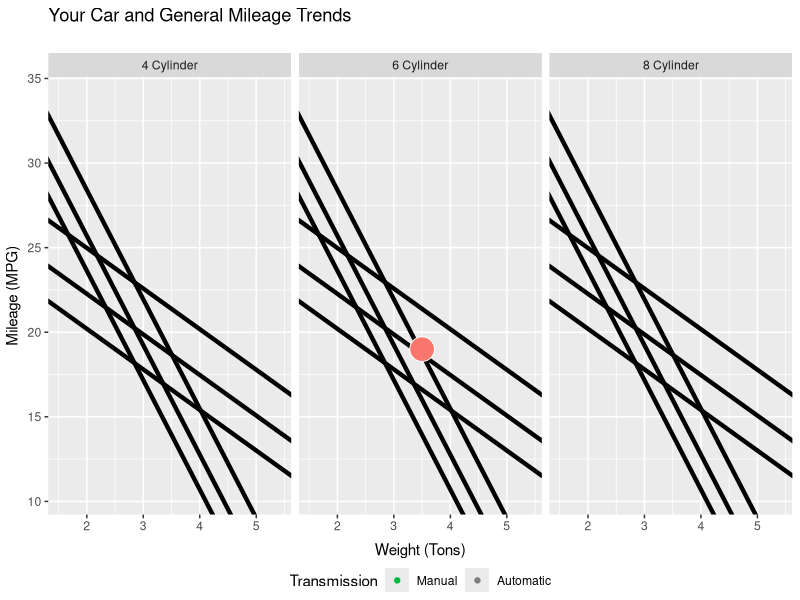

The R script that drew this image:
## ---- chunk 1

library(datasets)
library(dplyr)

# define function to allocate graph colors algorithmically
# from http://stackoverflow.com/questions/8197559/emulate-ggplot2-default-color-palette
ggplot_colors <- function(n = 6, h = c(0, 360) + 15) {
    if ((diff(h) %% 360) < 1)
        h[2] <- h[2] - (360 / n)
    hcl(h = (seq(h[1], h[2], length = n)), c = 100, l = 65)
}

# read and clean data
data(mtcars)
mtcars1 <- mtcars %>%
    rename(Transmission = am)  %>%
    mutate(Transmission = gsub("0", "Automatic", Transmission)) %>%
    mutate(Transmission = gsub("1", "Manual", Transmission)) %>%
    mutate(Transmission = factor(Transmission)) %>%
    mutate(cyl = paste(cyl, " Cylinder", sep = "")) %>%
    mutate(cyl = factor(cyl)) %>%
    select(Transmission, cyl, wt, mpg)

# fit model - multiple linear regression
fit <-
    lm(data = mtcars1, mpg ~ cyl + wt + Transmission + wt:Transmission - 1)

    # define variable to hold sample input
    sample_data <- data.frame(cyl = "6 Cylinder", wt = 3.5, Transmission = "Automatic")

    # define variable to hold prediction
    predict_mpg <- round(predict(fit, newdata = sample_data)[1])

    predict_text <- paste("The predicted gas mileage of your car is ", round(predict_mpg), " MPG.")
## ---- chunk 2

library(ggplot2)
library(grid)
library(GGally)
library(ggplot2)
library(gridExtra)

# create data frame to hold prediction and sample input
new_data <- data.frame(
    cyl = sample_data$cyl,
    wt = sample_data$wt,
    Transmission = sample_data$Transmission,
    mpg = predict_mpg
)

# create plot
coeff <- fit$coeff
plot_colors <- ggplot_colors(3)
ggplot(mtcars1, aes(x = wt, y = mpg, color = Transmission)) +
    geom_blank() +
    geom_abline(data = subset(mtcars1, cyl == '4 Cylinder' &
                                  Transmission == 'Manual'),
                aes(color = Transmission), size = 1.5,
                intercept = coeff[1], slope = coeff[4]
                ) +
    geom_abline(data = subset(mtcars1, cyl == '4 Cylinder' &
                                  Transmission == 'Automatic'),
                aes(color = Transmission), size = 1.5,
                intercept = coeff[1] + coeff[5],
                slope = coeff[4] + coeff[6]
                ) +
    geom_abline(data = subset(mtcars1, cyl == '6 Cylinder' &
                                  Transmission == 'Manual'),
                aes(color = Transmission), size = 1.5,
                intercept = coeff[2], slope = coeff[4]
                ) +
    geom_abline(data = subset(mtcars1, cyl == '6 Cylinder' &
                                  Transmission == 'Automatic'),
                aes(color = Transmission), size = 1.5,
                intercept = coeff[2] + coeff[5],
                slope = coeff[4] + coeff[6]
                ) +
    geom_abline(data = subset(mtcars1, cyl == '8 Cylinder' &
                                  Transmission == 'Manual'),
                aes(color = Transmission), size = 1.5,
                intercept = coeff[3], slope = coeff[4]
                ) +
    geom_abline(data = subset(mtcars1, cyl == '8 Cylinder' &
                                  Transmission == 'Automatic'),
                aes(color = Transmission), size = 1.5,
                intercept = coeff[3] + coeff[5],
                slope = coeff[4] + coeff[6]
                ) +
    facet_wrap( ~ cyl, ncol = 3) +
    # the following point is a dummy that causes the legend to display
    geom_point(data = subset(mtcars1,
                             cyl == "4 Cylinder" &
                                 Transmission == "Automatic" &
                                 wt == 1.5 &
                                 mpg == 23)
               ) +
    geom_point(data = new_data, pch = 21,
               fill = plot_colors[1], color = "white", size = 8
               ) +
    ggtitle("Your Car and General Mileage Trends\n") +
    xlab("Weight (Tons)") +
    ylab("Mileage (MPG)") +
    theme(axis.title.x = element_text(vjust = -0.5)) +
    theme(axis.title.y = element_text(vjust = 1.5)) +
    theme(legend.position = "bottom", legend.margin = unit(1.5, "lines")) +
    scale_color_manual(
        values = plot_colors[2:3],
        breaks = mtcars1$Transmission,
        labels = mtcars1$Transmission,
        name = "Transmission"
    )

